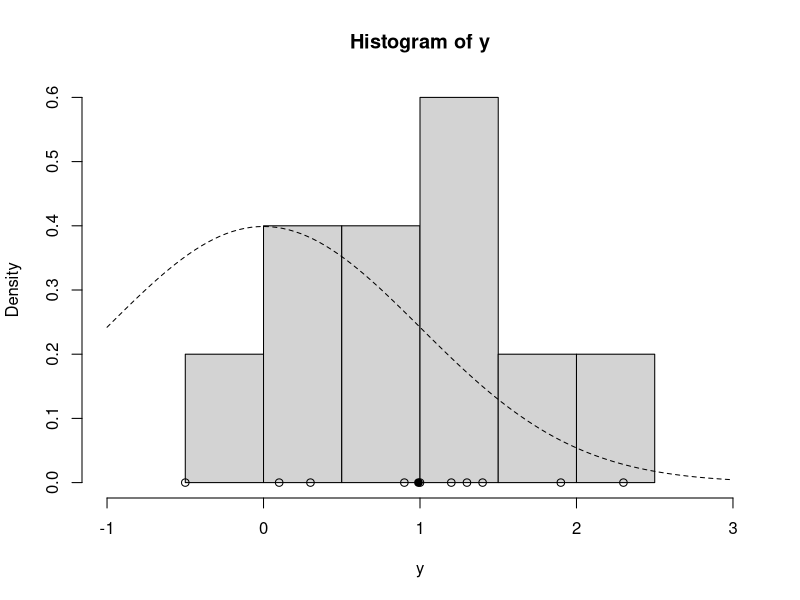
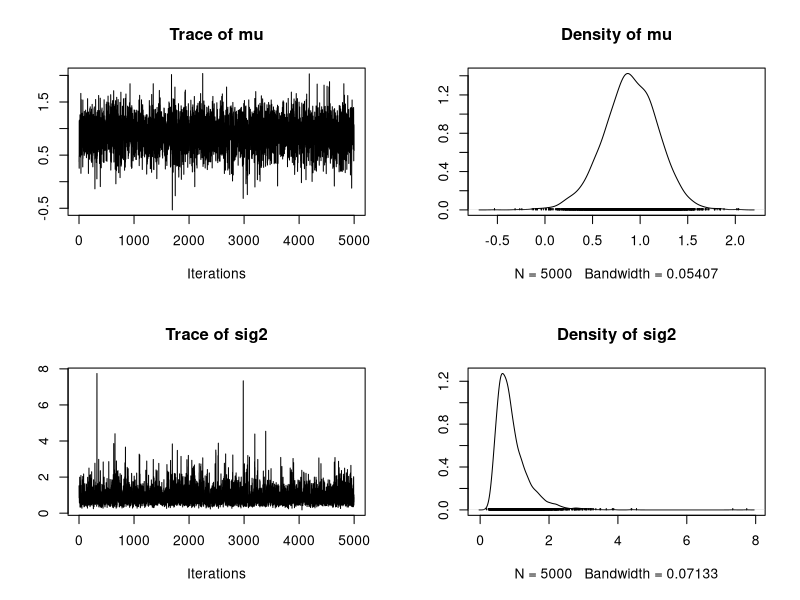

The R source for these figures, in order:
## ---- chunk 1
knitr::opts_chunk$set(echo = TRUE)
## ---- chunk 2
#siin on mu_0 ja sig2_0 eeljaotuse parameetrid
update_mu = function(n, ybar, sig2, mu_0, sig2_0) {
  sig2_1 = 1.0 / (n / sig2 + 1.0 / sig2_0)
  mu_1 = sig2_1 * (n * ybar / sig2 + mu_0 / sig2_0)
  rnorm(n=1, mean=mu_1, sd=sqrt(sig2_1))
}
## ---- chunk 3
#siin all on nu_0 ja beta_0 eeljaotuse parameetrid, mille me paika paneme eelnevalt
update_sig2 = function(n, y, mu, nu_0, beta_0) {
  nu_1 = nu_0 + n / 2.0 
  sumsq = sum( (y - mu)^2 ) # vectorized
  beta_1 = beta_0 + sumsq / 2.0
  out_gamma = rgamma(n=1, shape=nu_1, rate=beta_1) # rate for gamma is shape for inv-gamma kuna r ei võimalda otse gammast tõmmata tõmbame algusest gammast ja siis võtame inverse'i, mis on sama kui otse gammast tõmmata.
  1.0 / out_gamma # reciprocal of a gamma random variable is distributed inv-gamma
}
## ---- chunk 4
gibbs = function(y, n_iter, init, prior) {
  ybar = mean(y) #kuna seda kasutatakse tihti, siis arvutame need kohe andmete põhjal välja
  n = length(y) #sama lugu
  
  ## initialize
  mu_out = numeric(n_iter) # see funktsioon väljutab selle asja. Tegemist vektoriga
  sig2_out = numeric(n_iter) #käesolev funktsioon väljutab ka selle asja. Tegemist samuti vektoriga
  
  mu_now = init$mu #kuna masin kasutab eelnevaid väärtuseid, et uusi simulatsioone luua, siis peame valima migni algse väärtuse, millest üldse alustada
  
  ## Gibbs sampler. Siin sisuliselt muudame koguaeg sig2_now-d ja mu_now-d. Alguses on mu_now meie valitud väärtus
  for (i in 1:n_iter) {
    sig2_now = update_sig2(n=n, y=y, mu=mu_now, nu_0=prior$nu_0, beta_0=prior$beta_0) #kuna algseks väärtuseks sai mu, siis simuleerima alguses sigma. Siin prior on meil varem defineeritud vektor
    mu_now = update_mu(n=n, ybar=ybar, sig2=sig2_now, mu_0=prior$mu_0, sig2_0=prior$sig2_0)
    
    sig2_out[i] = sig2_now # siia salvestame kõik iteratsioonid
    mu_out[i] = mu_now #siia ka
  }
  #kui kõik iteratsioonid on läbitud ja vektorid täidetud eelmises funktsiooni osas, siis paneme ühte maatriksisse.
  cbind(mu=mu_out, sig2=sig2_out)
}
## ---- chunk 5
y = c(1.2, 1.4, -0.5, 0.3, 0.9, 2.3, 1.0, 0.1, 1.3, 1.9) #andmed
ybar = mean(y) 
n = length(y)

## prior
prior = list() #tühi list
prior$mu_0 = 0.0 # paneme priori mu 0
prior$sig2_0 = 1.0 # see on pmtslt meie enesekindlus esialgse prior keskmise mu_0 osas. See on 1, et oleks varsemas näites sarnane t jaotusega.

#Need kaks siin on vahe numbrid, millest tuletame Inverse Gama parameetrid. Kasutame selleks, et oleks kergem mõtestada, millest IG parameetrid koosnevad täpselt ja mida me valime, kui me valime IG parameetreid.
prior$n_0 = 2.0 # prior effective sample size for sig2
prior$s2_0 = 1.0 # prior point estimate for sig2

#Järgmised kaks parameetrid määravad prior jaotuse sigma jaoks. See prior jaotus on "Scaled inverse chi-squared distribution". Need lähtuvalt kahest eelnevast valitud parameetrist n_0 ja s2_0. Valem on alati sama. Need on pmtslt prioriks valitud Inverse-Gamma jaotuse parameetrid, mis on tuletatud prior effective sample size-ist ja sig2 point estimate'ist üleval. 
prior$nu_0 = prior$n_0 / 2.0 # prior parameter for inverse-gamma (meie pakutav tõeline sigma 2)
prior$beta_0 = prior$n_0 * prior$s2_0 / 2.0 # prior parameter for inverse-gamma (kui kindlad me oma pakutavas sigma2-s oleme)

hist(y, freq=FALSE, xlim=c(-1.0, 3.0)) # histogram of the data
curve(dnorm(x=x, mean=prior$mu_0, sd=sqrt(prior$sig2_0)), lty=2, add=TRUE) # prior for mu
points(y, rep(0,n), pch=1) # individual data points
points(ybar, 0, pch=19) # sample mean
## ---- chunk 6
set.seed(53)

init = list()
init$mu = 0.0 #Valime algseks väärtuseks 0
post = gibbs(y=y, n_iter=5e3, init=init, prior=prior)
## ---- chunk 7
head(post)
## ---- chunk 8
library("coda")
plot(as.mcmc(post))
## ---- chunk 9
summary(as.mcmc(post))
